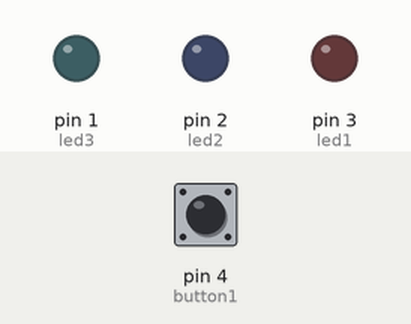
Bench run of a sketch on a simulated Arduino Uno, built with avr-gcc and run on an emulated ATmega328P. Parts: output pins drawn as LEDs (lit = HIGH). Dashed ring = blinking. The inputs (shaded band) are chosen by the test bench; at power-on: pin 4 (button1) LOW.

Above: at 1.2 s.
1.3 s: pin 4 (button1) pulled HIGH for 0.15 s
At 1.45 s:
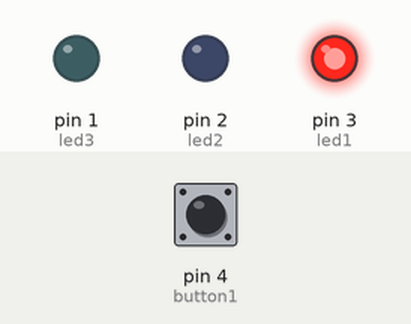
3.7 s: pin 4 (button1) pulled HIGH for 1 s
At 4.15 s:
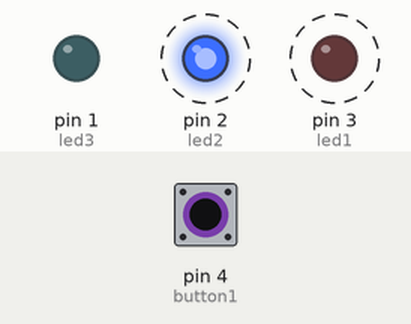
6.7 s: pin 4 (button1) pulled HIGH for 3.2 s
At 7.45 s:
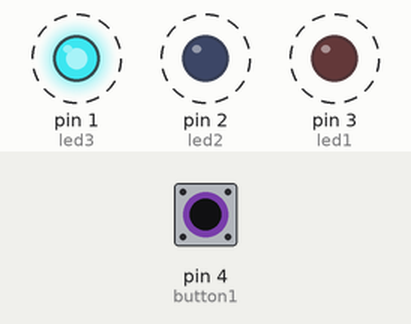
Timing chart, 0 to 11.8 s (numbered marks = the images above; inputs shaded):
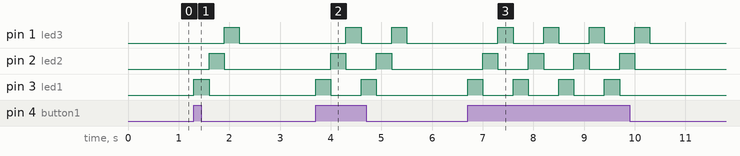

Measured:
- after the input at 1.3 s, pin 1 (led3): LOW → HIGH after 0.60 s, → LOW 0.30 s later; pin 2 (led2): LOW → HIGH after 0.30 s, → LOW 0.30 s later; pin 3 (led1): LOW → HIGH at once, → LOW 0.30 s later
- after the input at 3.7 s, pin 1 (led3): alternates HIGH for 0.30 s and LOW for 0.60 s, 4 changes in all, then stays LOW, starting after 0.60 s; pin 2 (led2): alternates HIGH for 0.30 s and LOW for 0.60 s, 4 changes in all, then stays LOW, starting after 0.30 s
- after the input at 6.7 s, pin 1 (led3): alternates HIGH for 0.30 s and LOW for 0.60 s, 8 changes in all, then stays LOW, starting after 0.60 s; pin 2 (led2): alternates HIGH for 0.30 s and LOW for 0.60 s, 8 changes in all, then stays LOW, starting after 0.30 s

The sketch:

sketch.ino
```cpp
const int led1 = 3;
const int led2 = 2;
const int led3 = 1;
const int button1 = 4;


int buttonState1 = 0;


void setup() {

  pinMode(led1, OUTPUT);
  pinMode(led2, OUTPUT);
  pinMode(led3, OUTPUT);


  pinMode(button1, INPUT);


  // Awal status LED mati
  digitalWrite(led1, LOW);
  digitalWrite(led2, LOW);
  digitalWrite(led3, LOW);
}

void loop() {

  buttonState1 = digitalRead(button1);


  if (buttonState1 == HIGH) {
    digitalWrite(led1, HIGH);
    delay(300);
    digitalWrite(led1, LOW);

    digitalWrite(led2, HIGH);
    delay(300);
    digitalWrite(led2, LOW);

    digitalWrite(led3, HIGH);
    delay(300);
    digitalWrite(led3, LOW);
  }


}
```
